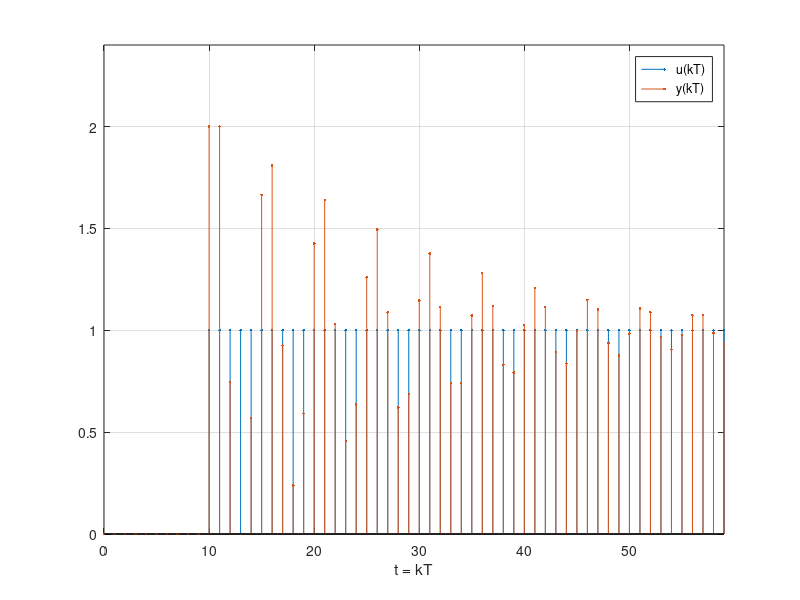
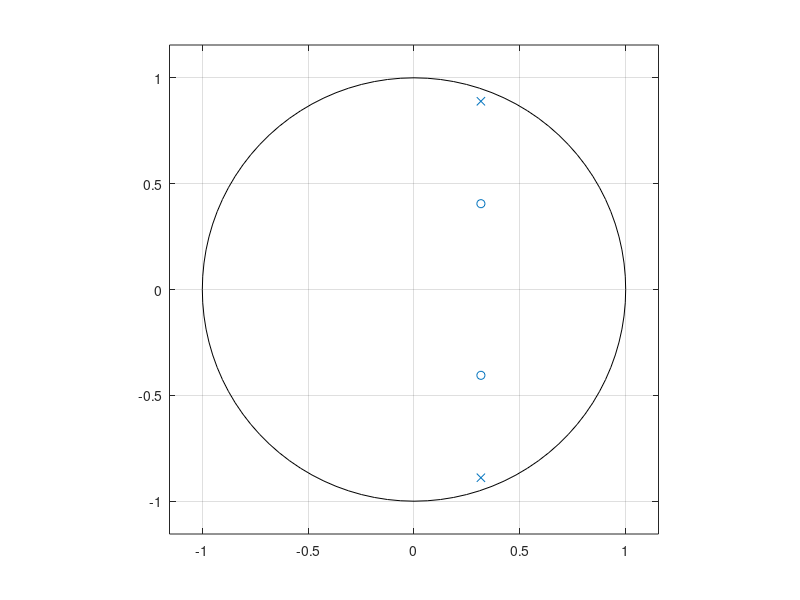

Reproduce these figures in MATLAB, in order. (Note: this script raises an error after producing the figures.)
clc,
close all,
clear

T = 1; %Periodo de amostragem
K = 2;
Numd = K*[1 -0.63212 0.26424];
Dend = [1 (0.36788*K-1.36788) (0.26424*K+0.36212)];
sys = tf(Numd,Dend,T);

%Entrada Degrau
u = [zeros(1,10) ones(1,50)];
L = length(u); %Tamanho do vetor
k = 0:(L-1); %numero inteiro
t = k*T; %tempo discreto kT

%Resposta ao Degrau
y = filter(Numd,Dend,u);
figure
stem(t,u,'.')
hold on
stem(t,y,'.')
xlabel('t = kT'),grid
legend('u(kT)','y(kT)')
axis([0 max(t) 0 1.2*max(y)])
hold off
figure
zplane(Numd,Dend)

for i=1:1:26
    K=i/10;
    Numd = K*[1 -0.63212 0.26424];
    Dend = [1 (0.36788*K-1.36788) (0.26424*K+0.36212)];
    sys(i) = tf(Numd,Dend,T);
end

figure
hold on
pzmap(sys(1),sys(2),sys(3),sys(4),sys(5),sys(6),sys(7),sys(8),sys(9),sys(10),sys(11),sys(12),sys(13),sys(14),sys(15),sys(16),sys(17),sys(18),sys(19),sys(20),sys(21),sys(22),sys(23),sys(24),sys(25),sys(26))
axis([-1.25 1.25 -1.25 1.25])   
hold off